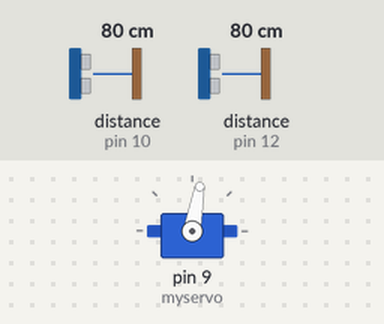
A sketch run on a simulated Arduino Uno, built with avr-gcc and run on an emulated ATmega328P. Shown: servo. Wiring (inferred from the names in the program): 2 × ultrasonic range finder: trigger pin 11, echo pin 10 / trigger pin 13, echo pin 12. Inputs (shaded band) come from the test bench; at power-on: distance to the obstacle (sensors on pin 10, pin 12) 80 cm. The echo pulse lasts 58.3 µs per cm.

Above: at 1.2 s.
1.3 s: distance to the obstacle (sensor on pin 10) set to 32 cm
2.8 s: distance to the obstacle (sensor on pin 10) set to 26 cm
At 4.1 s:
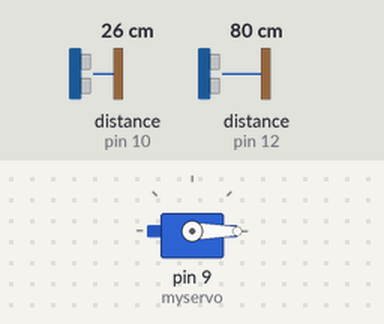
5.8 s: distance to the obstacle (sensor on pin 12) set to 22 cm
7.3 s: distance to the obstacle (sensor on pin 12) set to 18 cm
At 8.9 s:
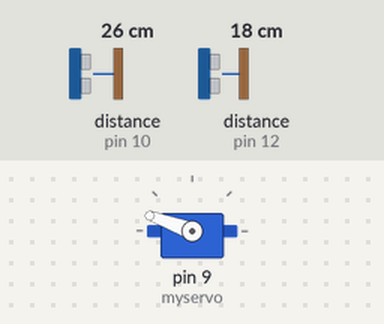
10.3 s: distance to the obstacle (sensor on pin 12) set to 31 cm
11.8 s: distance to the obstacle (sensor on pin 12) set to 38 cm
At 13.2 s:
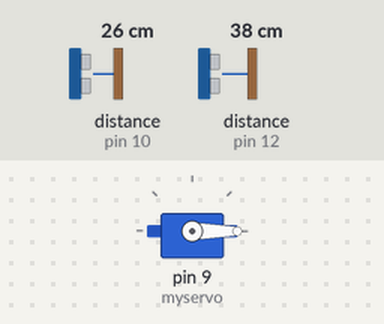
Timing chart, 0 to 14.8 s (numbered marks = the images above; inputs shaded):
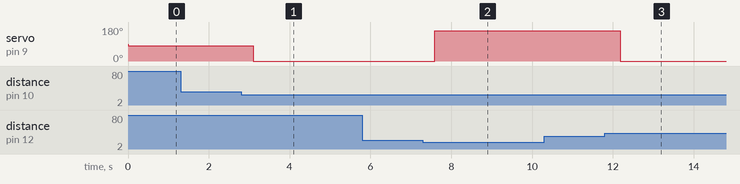

Measured:
- the behaviour switches between 29 and 28 cm on distance to the obstacle (sensor on pin 10) (found by bisection; images 0 and 1)
- the behaviour switches between 21 and 20 cm on distance to the obstacle (sensor on pin 12) (found by bisection; images 1 and 2)
- the behaviour switches between 33 and 34 cm on distance to the obstacle (sensor on pin 12) (found by bisection; images 2 and 3)
- after the input at 1.3 s, every drawn part: stays the same
- after the input at 2.8 s, servo on pin 9 (myservo): 80° → 0° after 0.29 s
- after the input at 5.8 s, every drawn part: stays the same
- after the input at 7.3 s, servo on pin 9 (myservo): 0° → 160° after 0.30 s
- after the input at 10.3 s, every drawn part: stays the same
- after the input at 11.8 s, servo on pin 9 (myservo): 160° → 0° after 0.39 s

The sketch:

Motion_Follow.ino
```cpp
/*************************************************************************************************
**************************************************************************************************
Motion Follow
Created by Calvin Kielas-Jensen

Using an Arduino UNO, check Instructables.com for the circuit diagram.

This script allows two ultrasonic range sensors to follow movement while mounted on the top of a
servo. The distance threshold can be changed but should not be set too far as the sensors will
begin to fail.

Anyone is welcome to use and modify this code as long as I am given credit. Thank you for
respecting the open source movement!
**************************************************************************************************
*************************************************************************************************/

#include <Servo.h>

Servo myservo;

const int Lin = 10, Rin = 12, Lout = 11, Rout = 13, serv = 9; //setting sensor pins and servo pin

// establish variables for duration
// and the distance result in inches
long Rduration, Lduration, Rinches, Linches;

int threshold = 10; //Sensor threshold in inches

int angle = 80; //Initial angle

boolean debug = false; //Serial communication for debuging. Set to true for serial communication.

void setup() {
  // initialize serial communication:
  if (debug)
  {
    Serial.begin(9600);
  }
  myservo.attach(9); //attach servo to pin 9
}

void loop()
{

  //Most of the sensor code has been taken from David Mellis's PING sensor code
  //I modified it for a 4 pin sensor as oppsed to the 3 pin sensor
  // Give a short LOW pulse beforehand to ensure a clean HIGH pulse:
  pinMode(Rout, OUTPUT);
  digitalWrite(Rout, LOW);
  delayMicroseconds(2);
  digitalWrite(Rout, HIGH);
  delayMicroseconds(5);
  digitalWrite(Rout, LOW);

  Rduration = pulseIn(Rin, HIGH);

  pinMode(Lout, OUTPUT);
  digitalWrite(Lout, LOW);
  delayMicroseconds(2);
  digitalWrite(Lout, HIGH);
  delayMicroseconds(5);
  digitalWrite(Lout, LOW);

  Lduration = pulseIn(Lin, HIGH);

  // convert the time into a distance
  Rinches = microsecondsToInches(Rduration);
  Linches = microsecondsToInches(Lduration);

  if (debug)
  {
    Serial.print("Left: ");
    Serial.print(Linches);
    Serial.println(" in");
    Serial.print("Right: ");
    Serial.print(Rinches);
    Serial.println(" in");
  }
  follow();

}

long microsecondsToInches(long microseconds)
{
  // According to Parallax's datasheet for the PING))), there are
  // 73.746 microseconds per inch (i.e. sound travels at 1130 feet per
  // second).  This gives the distance travelled by the ping, outbound
  // and return, so we divide by 2 to get the distance of the obstacle.
  // See: http://www.parallax.com/dl/docs/prod/acc/28015-PING-v1.3.pdf
  return microseconds / 74 / 2;
}

void follow()
{
  if (Linches <= threshold || Rinches <= threshold)
  {
    if (Linches + 2 < Rinches)
    {
      angle = angle - 2;
    }
    if (Rinches + 2 < Linches)
    {
      angle = angle + 2;
    }
  }
  if (angle > 160)
  {
    angle = 160;
  }
  if (angle < 0)
  {
    angle = 0;
  }
  myservo.write(angle);

}
```
